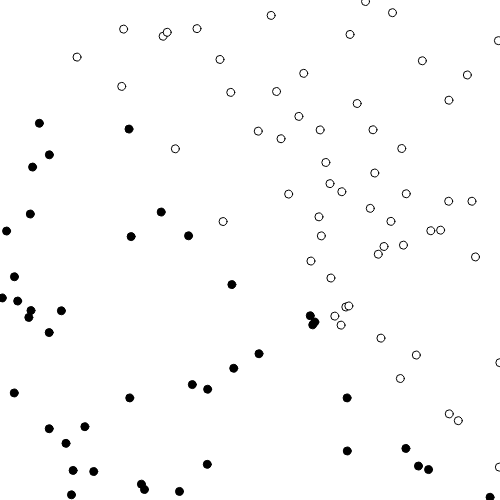
Frame 1 (no input)
Frame 60 (no input): identical to frame 1, image omitted
Frame 120 (the mouse pressed at the canvas centre since frame 60): identical to frame 1, image omitted

The p5.js sketch that drew this single still picture (run headless with seeded random() and noise() and a simulated clock; from frame 60 on, the mouse is pressed at the canvas centre):

// p5.js sketch
// ── sketch.js

var num_points = 100;
var p = new Perceptron(3);
var points = new Array(num_points);
var x_min = 0;
var x_max = 500;
var y_min = 0
var y_max = 500;

function setup() {
    createCanvas(x_max, y_max);
    for (var i = 0; i < num_points; i++) {
        points[i] = new Point(random(x_min, x_max), random(y_min, y_max));
    }
}

function draw() {
    background(255);
    for (var i = 0; i < points.length; i++) {
        points[i].show();
    }
}












// ── Perceptron.js
function Perceptron(input_count) {
    this.input_count = input_count; // the number of inputs going into this perceptron
    this.weights = new Array(input_count);
    for (var i = 0; i < this.input_count; i++) {
        // generate a random number between -1 and 1
        this.weights[i] = Math.random * (2) - 1;
    }

    this.guess = function (inputs) {
        return this.activationFunction(this.sum(inputs));
    }

    this.activationFunction = function (sum) {
        if (sum >= 0) {
            return 1;
        } else {
            return -1;
        }
    }

    this.sum = function (inputs) {
        sum = 0;
        for (var i = 0; i < this.inputs.length; i++) {
            sum += inputs[i] * this.weights[i];
        }
        return sum;
    }
}

function Point(x, y) {
    this.x = x;
    this.y = y;
    this.label;

    if (this.x > this.y) {
        this.label = 1;
    } else {
        this.label = -1;
    }

    this.show = function () {
        stroke(0);
        if (this.label == 1) {
            fill(255);
        } else {
            fill(0);
        }
        ellipse(this.x, this.y, 8, 8);
    }
}
